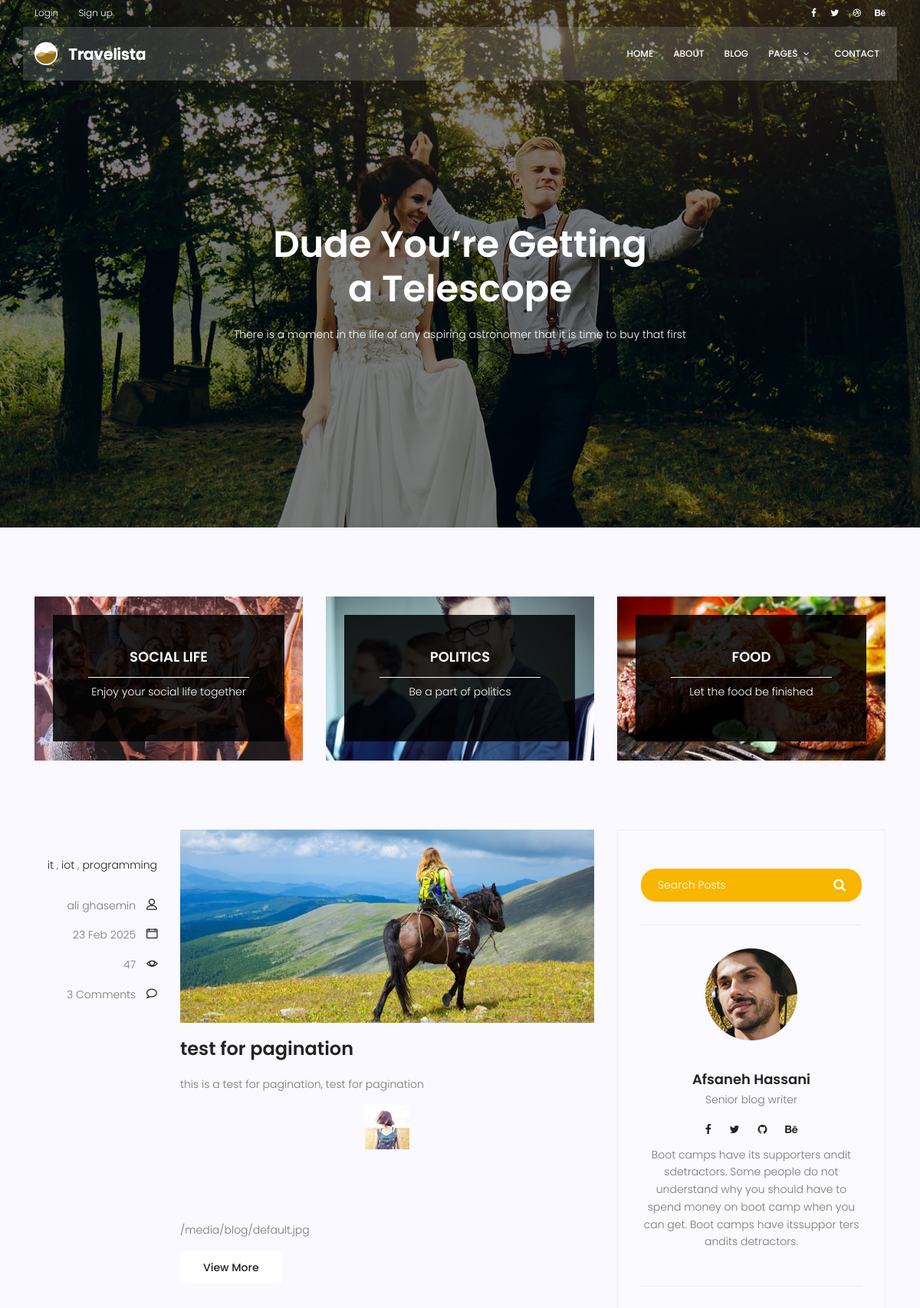
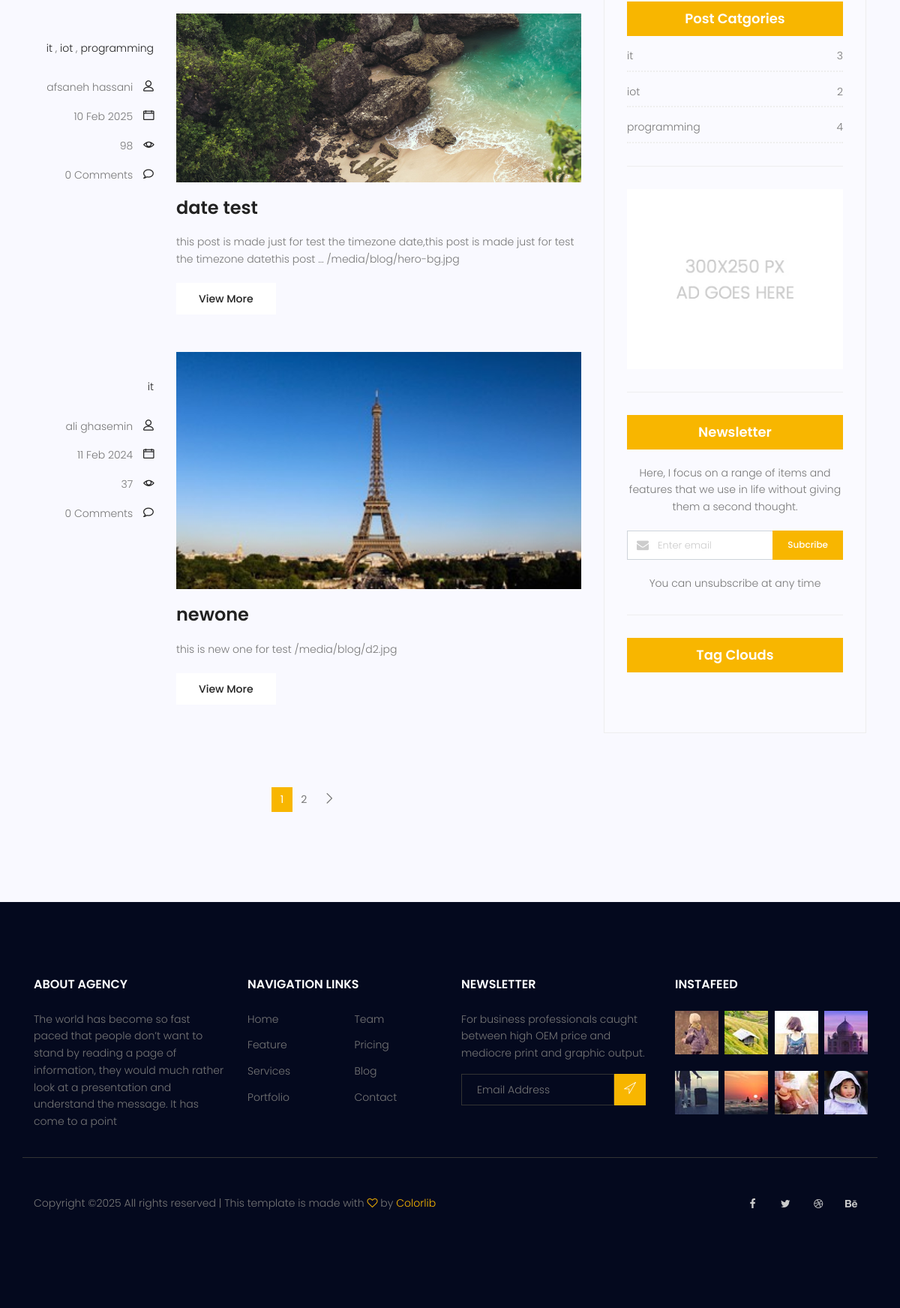
Screenshot of /blog/ with the database file from the repository (2 pictures, top to bottom).
### blog/models.py (models this page shows, shortened)
class Category(models.Model):
    name=models.CharField(max_length=255)
    def __str__(self):
        return self.name

class Post(models.Model):
    image=models.ImageField(upload_to='blog/',default='blog/default.jpg')
    author=models.ForeignKey(User,on_delete=models.SET_NULL,null=True)
    title=models.CharField(max_length=255)
    content=models.TextField()
    tags=TaggableManager()
    category=models.ManyToManyField(Category)
    counted_view=models.IntegerField(default=0)
    status=models.BooleanField(default=False)
    login_requires=models.BooleanField(default=False)
    published_date=models.DateTimeField(null=True)
    created_date=models.DateTimeField(auto_now_add=True)
    updated_date=models.DateTimeField(auto_now=True)
    class Meta:
        ordering=['-created_date']

### blog/views.py (the view)
# urls.py: path('', blog_view, name='index'),
def blog_view(request,**kwargs):
    posts=Post.objects.filter(published_date__lte=timezone.now(),status=1)
    if kwargs.get('cat_name')!=None:
        posts=posts.filter(category__name=kwargs['cat_name'])
    if kwargs.get('author_username')!=None:
        posts=posts.filter(author__username=kwargs['author_username'])
    if kwargs.get('tag_name')!=None:
        posts=posts.filter(tags__name__in=[kwargs['tag_name']])
    posts=Paginator(posts,3)
    try:
        page_number=request.GET.get('page')
        posts=posts.get_page(page_number)
    except PageNotAnInteger:
        posts=posts.get_page(1)
    except EmptyPage:
        posts=posts.get_page(1)
    context={'posts': posts}
    return render(request,'blog/blog-home.html',context)

### blog/templatetags/blog-tags.py (called while the page is built)
@register.simple_tag(name='comments_count')
def function(pid):
    return Comment.objects.filter(post=pid, approved=True).count()

@register.inclusion_tag('blog/blog-post-categories.html')
def postcategories():
    posts=Post.objects.filter(status=1)
    categories=Category.objects.all()
    cat_dict={}
    for name in categories:
        cat_dict[name]=posts.filter(category=name).count()
    return {'categories':cat_dict}

### templates/blog/blog-home.html (shortened to what this page needs)
{% extends 'base.html' %}
{% load static %}
{% load blog-tags %}
{% block content %}
  <section class="banner-area relative blog-home-banner" id="home">
    <div class="overlay overlay-bg"></div>
    <div class="container">
      <div class="row d-flex align-items-center justify-content-center">
        <div class="about-content blog-header-content col-lg-12">
          <h1 class="text-white">Dude You’re Getting a Telescope</h1>
          <p class="text-white">There is a moment in the life of any aspiring astronomer that it is time to buy that first</p>
        </div>
      </div>
    </div>
  </section>
  <section class="top-category-widget-area pt-90 pb-90">
    <div class="container">
      <div class="row">
        <div class="col-lg-4">
          <div class="single-cat-widget">
            <div class="content relative">
              <div class="overlay overlay-bg"></div>
              <a href="#" target="_blank">
                <div class="thumb">
                  <img class="content-image img-fluid d-block mx-auto" src="{% static 'img/blog/cat-widget1.jpg' %}" alt="" />
                </div>
                <div class="content-details">
                  <h4 class="content-title mx-auto text-uppercase">Social life</h4>
                  <span></span>
                  <p>Enjoy your social life together</p>
                </div>
              </a>
            </div>
          </div>
        </div>
        <div class="col-lg-4">
          <div class="single-cat-widget">
            <div class="content relative">
              <div class="overlay overlay-bg"></div>
              <a href="#" target="_blank">
                <div class="thumb">
                  <img class="content-image img-fluid d-block mx-auto" src="{% static 'img/blog/cat-widget2.jpg' %}" alt="" />
                </div>
                <div class="content-details">
                  <h4 class="content-title mx-auto text-uppercase">Politics</h4>
                  <span></span>
                  <p>Be a part of politics</p>
                </div>
              </a>
            </div>
          </div>
        </div>
        <div class="col-lg-4">
          <div class="single-cat-widget">
            <div class="content relative">
              <div class="overlay overlay-bg"></div>
              <a href="#" target="_blank">
                <div class="thumb">
                  <img class="content-image img-fluid d-block mx-auto" src="{% static 'img/blog/cat-widget3.jpg' %}" alt="" />
                </div>
                <div class="content-details">
                  <h4 class="content-title mx-auto text-uppercase">Food</h4>
                  <span></span>
                  <p>Let the food be finished</p>
                </div>
              </a>
            </div>
          </div>
        </div>
      </div>
    </div>
  </section>
  <section class="post-content-area">
    <div class="container">
      <div class="row">
        <div class="col-lg-8 posts-list">
          {%for post in posts%}
          <div class="single-post row">
            <div class="col-lg-3 col-md-3 meta-details">
              <ul class="tags">
                {%for cat in post.category.all%}
                <li> <a href='{% url 'blog:category' cat_name=cat.name %}'> {{cat.name}}</a> {%if not forloop.last %},{% endif %}</li>
                {%endfor%}
              </ul>
              <div class="user-details row">
                <p class="user-name col-lg-12 col-md-12 col-6">
                  <a href="{%url 'blog:author' author_username=post.author.username%}">{{post.author.get_full_name}}</a> <span class="lnr lnr-user"></span>
                </p>
                <p class="date col-lg-12 col-md-12 col-6">
                  <a href="#">{{post.published_date|date:'d M Y'}}</a> <span class="lnr lnr-calendar-full"></span>
                </p>
                <p class="view col-lg-12 col-md-12 col-6">
                  <a href="#">{{post.counted_view}}</a> <span class="lnr lnr-eye"></span>
                </p>
                <p class="comments col-lg-12 col-md-12 col-6">
                  <a href="#">{% comments_count post.id %} Comments</a> <span class="lnr lnr-bubble"></span>
                </p>
              </div>
            </div>
            <div class="col-lg-9 col-md-9">
              <div class="feature-img">
                <img class="img-fluid" src="{{post.image.url}}" alt="" />
              </div>
              <a class="posts-title" href={% url 'blog:single' pid=post.id %}><h3>{{post.title}}</h3></a>
              <p class="excert">{{post.content|truncatewords:20|safe}}
                {{post.image.url}}
              </p>
              <a href={% url 'blog:single' pid=post.id %} class="primary-btn">View More</a>
            </div>
          </div>
          {%endfor%}
          <nav class="blog-pagination justify-content-center d-flex">
            <ul class="pagination">
              {% for i in posts.paginator.page_range %}
              {%if posts.number == i %}
              <li class="page-item active">
                <a href="?page={{i}}" class="page-link">{{i}}</a></li>
              {% else %}
                <li class="page-item ">
                  <a href="?page={{i}}" class="page-link">{{i}}</a></li>
              {% endif%}
              {% endfor %}
              {%if posts.has_next %}
              <li class="page-item">
                <a href="?page={{posts.next_page_number}}" class="page-link" aria-label="next"><span aria-hidden="true">
                  <span class="lnr lnr-chevron-right"></span></span></a>
              </li>
              {% endif %}
            </ul>
          </nav>
        </div>
        <div class="col-lg-4 sidebar-widgets">
          <div class="widget-wrap">
            {%include 'blog/blog-search.html'%}
            {%include 'blog/blog-writer.html'%}
            {% postcategories %}
            {%include 'blog/blog-ads.html'%}
            {% include 'blog/blog-newsletter.html'%}
            {% include 'blog/blog-tags.html'%}
          </div>
        </div>
      </div>
    </div>
  </section>
{% endblock %}

### templates/blog/blog-post-categories.html
 {%load static  %}
<div class="single-sidebar-widget post-category-widget">
    <h4 class="category-title">Post Catgories</h4>
    <ul class="cat-list">
      {%for name,count in categories.items %}
      <li>
        <a href="{% url 'blog:category' cat_name=name%}" class="d-flex justify-content-between">
          <p>{{name}}</p>
          <p>{{count}}</p>
        </a>
      </li>
      {%endfor %}
    </ul>
  </div>

### rows the page displays
Post: author.get_full_name "ali ghasemin", published_date "23 Feb 2025", counted_view "47", id "3", image (placeholder picture), title "test for pagination", content "this is a test for pagination, test for pagination", content (picture), image "/media/blog/default.jpg"
Category: name "it", count "3"
Category: name "iot", id "2"
Category: name "programming", count "4"
Post: author.get_full_name "afsaneh hassani", published_date "10 Feb 2025", counted_view "98", id "0", image (picture), title "date test", content "this post is made just for test the timezone date,this post is made just for test the timezone datethis post …", image "/media/blog/hero-bg.jpg"
Post: author.get_full_name "ali ghasemin", published_date "11 Feb 2024", counted_view "37", id "0", image (picture), title "newone", content "this is new one for test", image "/media/blog/d2.jpg"

### other values shown
{{ i }} "1"
{{ i }} "2"
